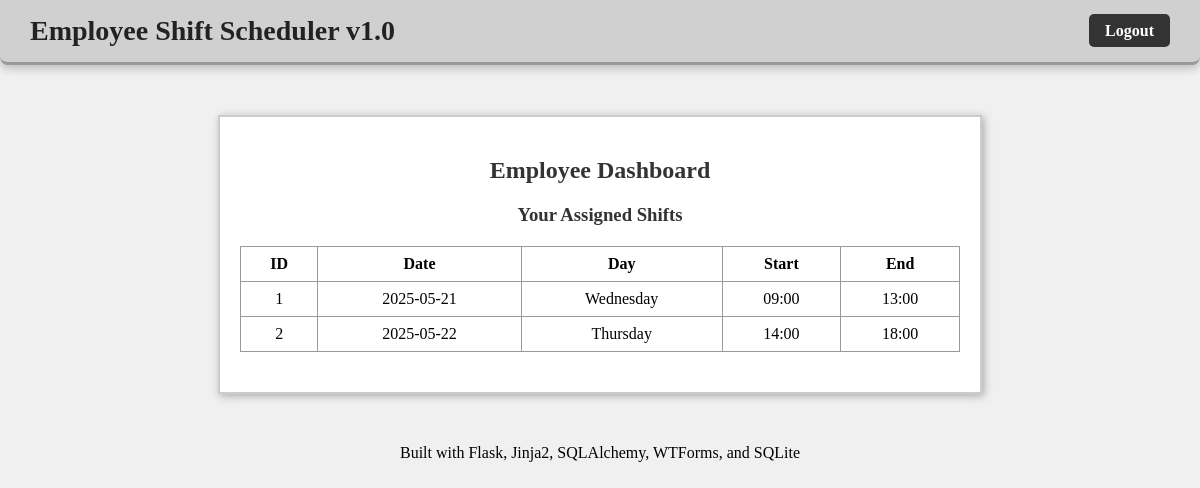
Page /employee (signed in) on the committed database.
### shiftapp/models.py (models this page shows)
class Shift(db.Model):
    id = db.Column(db.Integer, primary_key=True)
    date = db.Column(db.String(20), nullable=False)
    startTime = db.Column(db.String(10), nullable=False)
    endTime = db.Column(db.String(10), nullable=False)
    assignedTo = db.Column(db.Integer, db.ForeignKey('user.id'))
    user = db.relationship('User', backref='shifts')

### shiftapp/routes.py (the view)
@app.route('/employee')
@login_required
def employeeDashboard():
    shifts = Shift.query.filter_by(assignedTo=current_user.id).all()
    return render_template('employee.html', shifts=shifts)

### shiftapp/__init__.py (called while the page is built)
@loginManager.user_loader
def loadUser(userId):
    return User.query.get(int(userId))

@app.template_filter('weekday')
def weekdayFilter(dateStr):
    try:
        dt = datetime.strptime(dateStr, "%Y-%m-%d")
        return dt.strftime("%A")  # returns full weekday name like "Monday"
    except Exception:
        return "Invalid"

### shiftapp/templates/employee.html
{% extends "base.html" %}
{% block content %}
<div class="login-box">
    <h2>Employee Dashboard</h2>
    <h3>Your Assigned Shifts</h3>
    <table border="1" cellpadding="5" cellspacing="0" width="100%">
        <tr>
            <th>ID</th>
            <th>Date</th>
            <th>Day</th>
            <th>Start</th>
            <th>End</th>
        </tr>
        {% for shift in shifts %}
        <tr>
            <td>{{ shift.id }}</td>
            <td>{{ shift.date }}</td>
            <td>{{ shift.date | weekday }}</td>
            <td>{{ shift.startTime }}</td>
            <td>{{ shift.endTime }}</td>
        </tr>
        {% endfor %}
    </table>
</div>
{% endblock %}

### shiftapp/static/style.css (style rules this page uses)
body { background-color: #f0f0f0; font-family: "Times New Roman", serif; text-align: center; color: #000; margin: 0; padding: 0; }
h2, h3 { font-family: "Georgia", serif; color: #333333; margin-bottom: 20px; }
table { width: 100%; border-collapse: collapse; margin: 20px 0; }
table, th, td { border: 1px solid #999; }
th, td { padding: 8px; text-align: center; font-family: "Times New Roman", monospace; }

### rows in the picture
Shift: id "1", date "2025-05-21", date|weekday "Wednesday", startTime "09:00", endTime "13:00"
Shift: id "2", date "2025-05-22", date|weekday "Thursday", startTime "14:00", endTime "18:00"
